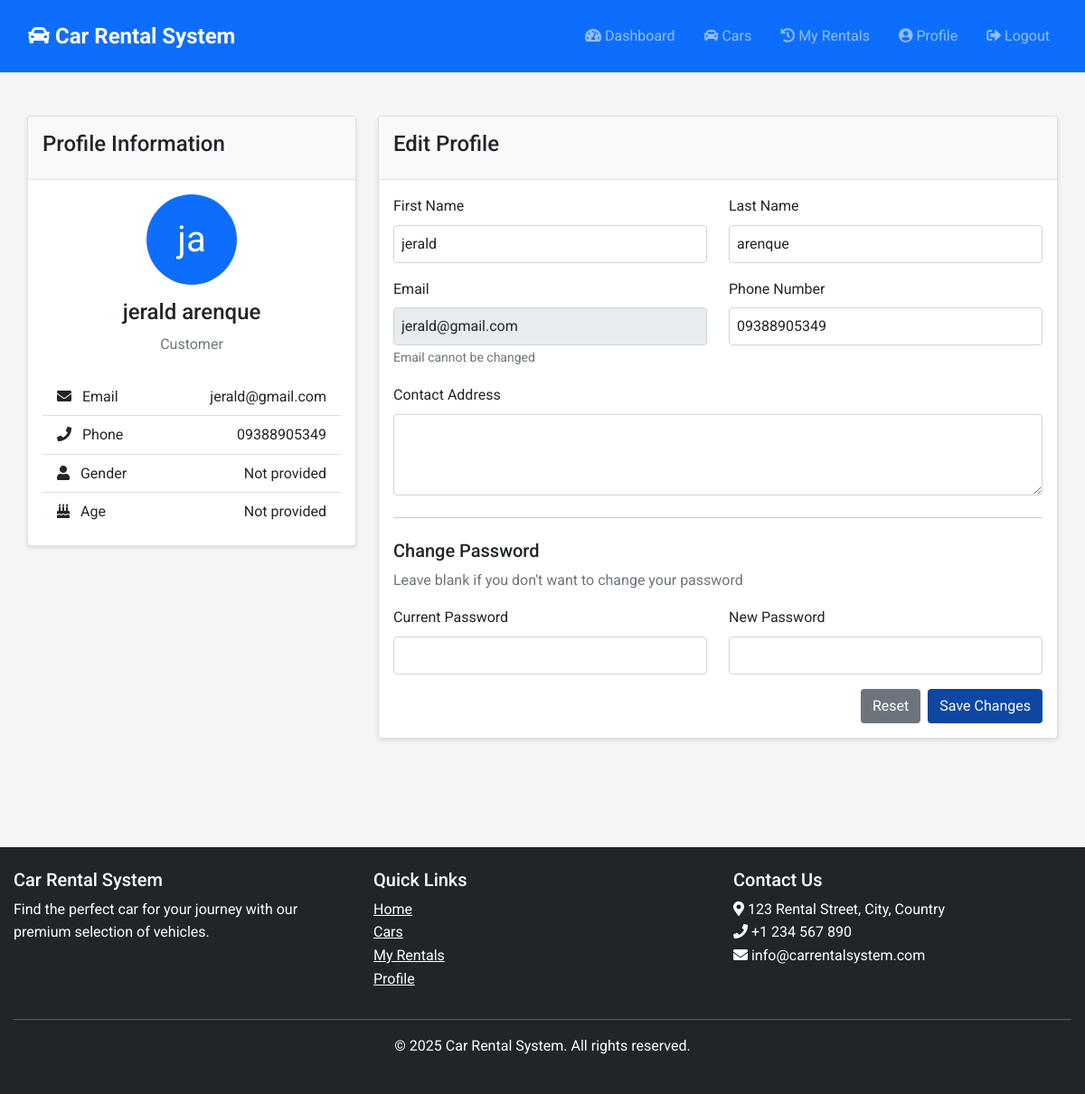
The page /profile (signed in) on the database its author committed.
### app.py (models this page shows)
class User(db.Model):
    id = db.Column(db.Integer, primary_key=True)
    fname = db.Column(db.String(50), nullable=False)
    lname = db.Column(db.String(50), nullable=False)
    email = db.Column(db.String(100), unique=True, nullable=False)
    password = db.Column(db.String(200), nullable=False)
    phone = db.Column(db.String(20))
    role = db.Column(db.String(20), default='customer')  # Only 'admin' or 'customer'
    gender = db.Column(db.String(10))
    age = db.Column(db.Integer)
    contact_add = db.Column(db.String(200))
    rentals = db.relationship('Rental', backref='customer', lazy=True)

### app.py (the view)
@app.route('/profile')
def profile():
    if 'user_id' not in session:
        return redirect(url_for('login'))
    user = User.query.get(session['user_id'])
    return render_template('profile.html', user=user)

### app.py (called while the page is built)
@app.context_processor
def utility_processor():
    current_year = datetime.now().year
    now = datetime.now()
    return dict(current_year=current_year, now=now)

@app.context_processor
def admin_utility_processor():
    return dict(is_admin=is_admin)

### templates/profile.html (shortened to what this page needs)
{% extends 'base.html' %}
{% block content %}
<div class="container py-4">
    <div class="row">
        <div class="col-md-4 mb-4">
            <div class="card">
                <div class="card-header">
                    <h4>Profile Information</h4>
                </div>
                <div class="card-body">
                    <div class="text-center mb-4">
                        <div class="avatar-placeholder bg-primary text-white rounded-circle d-flex align-items-center justify-content-center mx-auto" style="width: 100px; height: 100px; font-size: 2.5rem;">
                            {{ user.fname[0] }}{{ user.lname[0] }}
                        </div>
                        <h4 class="mt-3">{{ user.fname }} {{ user.lname }}</h4>
                        <p class="text-muted">{{ user.role|capitalize }}</p>
                    </div>
                    <ul class="list-group list-group-flush">
                        <li class="list-group-item d-flex justify-content-between align-items-center">
                            <span><i class="fas fa-envelope me-2"></i> Email</span>
                            <span>{{ user.email }}</span>
                        </li>
                        <li class="list-group-item d-flex justify-content-between align-items-center">
                            <span><i class="fas fa-phone me-2"></i> Phone</span>
                            <span>{{ user.phone or 'Not provided' }}</span>
                        </li>
                        <li class="list-group-item d-flex justify-content-between align-items-center">
                            <span><i class="fas fa-user me-2"></i> Gender</span>
                            <span>{{ user.gender or 'Not provided' }}</span>
                        </li>
                        <li class="list-group-item d-flex justify-content-between align-items-center">
                            <span><i class="fas fa-birthday-cake me-2"></i> Age</span>
                            <span>{{ user.age or 'Not provided' }}</span>
                        </li>
                    </ul>
                </div>
            </div>
        </div>
        <div class="col-md-8">
            <div class="card">
                <div class="card-header">
                    <h4>Edit Profile</h4>
                </div>
                <div class="card-body">
                    <form action="{{ url_for('update_profile') }}" method="POST">
                        <div class="row mb-3">
                            <div class="col-md-6">
                                <label for="fname" class="form-label">First Name</label>
                                <input type="text" class="form-control" id="fname" name="fname" value="{{ user.fname }}" required>
                            </div>
                            <div class="col-md-6">
                                <label for="lname" class="form-label">Last Name</label>
                                <input type="text" class="form-control" id="lname" name="lname" value="{{ user.lname }}" required>
                            </div>
                        </div>
                        <div class="row mb-3">
                            <div class="col-md-6">
                                <label for="email" class="form-label">Email</label>
                                <input type="email" class="form-control" id="email" value="{{ user.email }}" disabled>
                                <small class="text-muted">Email cannot be changed</small>
                            </div>
                            <div class="col-md-6">
                                <label for="phone" class="form-label">Phone Number</label>
                                <input type="tel" class="form-control" id="phone" name="phone" value="{{ user.phone or '' }}">
                            </div>
                        </div>
                        <div class="mb-3">
                            <label for="contact_add" class="form-label">Contact Address</label>
                            <textarea class="form-control" id="contact_add" name="contact_add" rows="3">{{ user.contact_add or '' }}</textarea>
                        </div>
                        <hr class="my-4">
                        <h5>Change Password</h5>
                        <p class="text-muted mb-3">Leave blank if you don't want to change your password</p>
                        <div class="row mb-3">
                            <div class="col-md-6">
                                <label for="current_password" class="form-label">Current Password</label>
                                <input type="password" class="form-control" id="current_password" name="current_password">
                            </div>
                            <div class="col-md-6">
                                <label for="new_password" class="form-label">New Password</label>
                                <input type="password" class="form-control" id="new_password" name="new_password">
                            </div>
                        </div>
                        <div class="d-grid gap-2 d-md-flex justify-content-md-end">
                            <button type="reset" class="btn btn-secondary">Reset</button>
                            <button type="submit" class="btn btn-primary">Save Changes</button>
                        </div>
                    </form>
                </div>
            </div>
        </div>
    </div>
</div>
{% endblock %}

### static/css/style.css (style rules this page uses)
:root { --primary-color: #0d47a1; --secondary-color: #1565c0; --accent-color: #003c8f; --success-color: #28a745; --danger-color: #dc3545; --warning-color: #ffc107; --light-color: #f8f9fa; --dark-color: #343a40; --gray-color: #6c757d; }
body { font-family: 'Roboto', Arial, sans-serif; line-height: 1.6; background-color: #f5f5f5; margin: 0; padding: 0; }
.container { max-width: 1200px; margin: 0 auto; padding: 0 15px; }
.form-control { width: 100%; padding: 0.5rem; border: 1px solid #ced4da; border-radius: 0.25rem; font-size: 1rem; }
.form-label { margin-bottom: 0.5rem; display: block; }
.btn { display: inline-block; font-weight: 400; text-align: center; white-space: nowrap; vertical-align: middle; user-select: none; border: 1px solid transparent; padding: 0.375rem 0.75rem; font-size: 1rem; line-height: 1.5; border-radius: 0.25rem; cursor: pointer; transition: background-color 0.15s ease-in-out; }
.btn-primary { background-color: var(--primary-color); color: white; }
.btn-secondary { background-color: var(--gray-color); color: white; }
.card { background-color: white; border-radius: 0.25rem; box-shadow: 0 2px 5px rgba(0, 0, 0, 0.1); margin-bottom: 1.5rem; }
.card-header { padding: 1rem; border-bottom: 1px solid #dee2e6; background-color: #f8f9fa; font-weight: bold; }
.card-body { padding: 1rem; }
.text-center { text-align: center; }
.mt-3 { margin-top: 1rem; }
.mb-3 { margin-bottom: 1rem; }
.mb-4 { margin-bottom: 1.5rem; }
.text-muted { color: var(--gray-color); }
.bg-primary { background-color: var(--primary-color); }
.d-flex { display: flex; }
.justify-content-between { justify-content: space-between; }
.justify-content-center { justify-content: center; }
.align-items-center { align-items: center; }

### rows shown on the page
User: fname "j", lname "a", fname "jerald", lname "arenque", role "Customer", email "jerald@gmail.com", phone "09388905349", gender "Not provided", age "Not provided"
